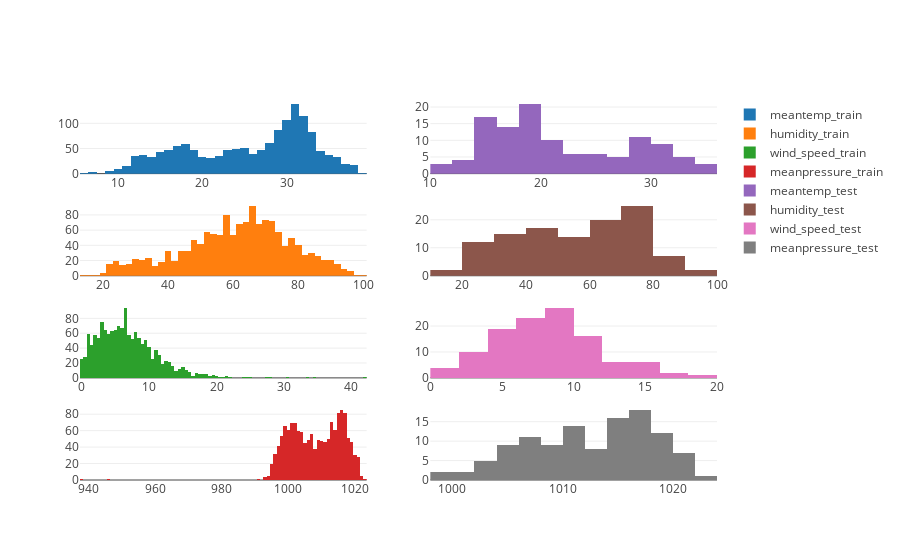

Here is the notebook cell this chart was saved with:
### Markdown cell above
### Histogram

### Code cell
from plotly.subplots import make_subplots

def plot_hist(df_train, df_test):
    fig=make_subplots(rows=4, cols=2)
    
    i=0
    for a in df_train.columns:
        fig.append_trace(go.Histogram(
            x=df_train[a].values,
            name=a+"_train"
        ), row=i+1, col=1)
        i += 1
        
    i=0    
    for a in df_train.columns:
        fig.append_trace(go.Histogram(
            x=df_test[a].values,
            name=a+"_test"
        ), row=i+1, col=2)
        i += 1
    
    fig.show()
            
plot_hist(df_train, df_test)
